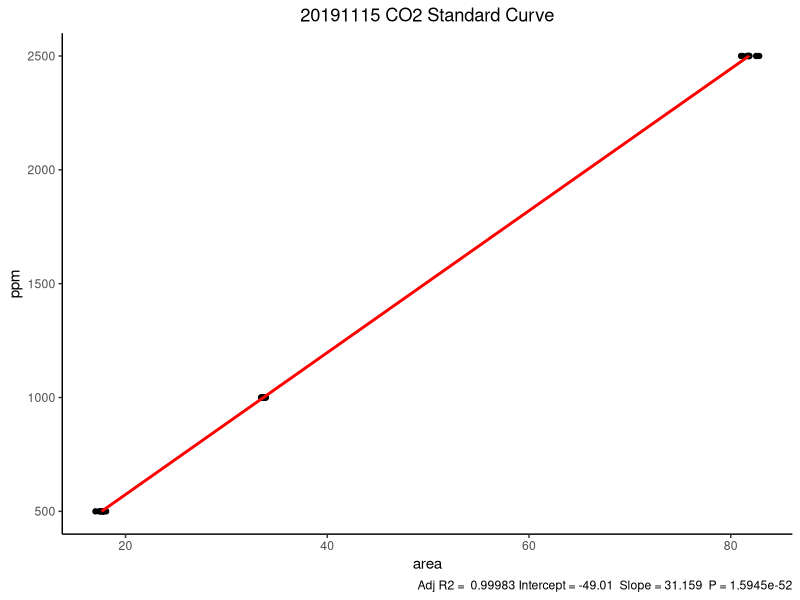

The R script that drew this image:
#------------------------------------------
# Load packages
library(tidyverse)
library(here)


#-------------------------------------------
# Read in data

co2_standards <- read_csv(here::here("data",
                          "co2_standards_raw.csv"))

#-------------------------------------------
# Use lm(), linear model function, to create regression model

### Change dates in name and filter

fit20191115 <- lm(ppm ~ area, data = co2_standards %>% filter(date == "2019_11_15"))

#-------------------------------------------
#Use summary function to get summary information about linear model

### Changes dates

summary(fit20191115)

#--------------------------------------------
#Function to create standard curve
### Change date in labs

ggplot_regression <- function (fit) {
  
  require(ggplot2)
  
  ggplot(fit$model, aes_string(x = names(fit$model)[1], y = names(fit$model)[2])) + 
    geom_point() +
    stat_smooth(method = "lm", col = "red") +
    labs(title = "20191115 CO2 Standard Curve", caption = paste("Adj R2 = ",signif(summary(fit)$adj.r.squared, 5),
                       "Intercept =",signif(fit$coef[[1]],5 ),
                       " Slope =",signif(fit$coef[[2]], 5),
                       " P =",signif(summary(fit)$coef[2,4], 5)))
}

### Change date in filter




ggplot_regression(lm(ppm ~ area, data = co2_standards %>% 
                       filter(date == "2019_11_15")))+
  coord_flip()+
  theme_classic()+
  theme(panel.grid.major = element_blank(),
        panel.grid.minor = element_blank(),
        plot.title = element_text(hjust = 0.5),
        title = element_text(vjust=3))



  



      
                